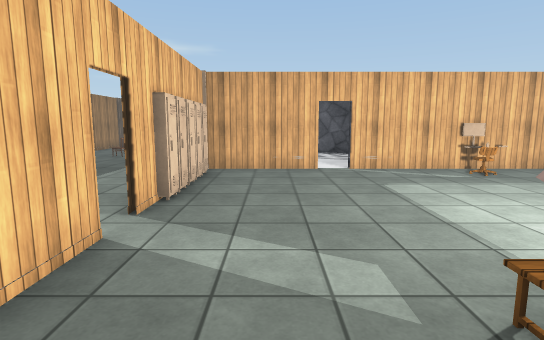
[1] (above)

21 first-person views from a walk through a 3-D level made in the Unity game engine. The camera is 1.4 m above the floor, tilts 8° down and sees 80° across. The floor is counted in squares, 1 m on a side. Each view is taken from the middle of a square. On the plan, view 1 faces up. The plan holds only what a view shows up to about 15 squares ahead; the rest is blank. The place goes on beyond the plan. The player character is not drawn. Surface patterns are stand-ins for the level's own textures.

[2]
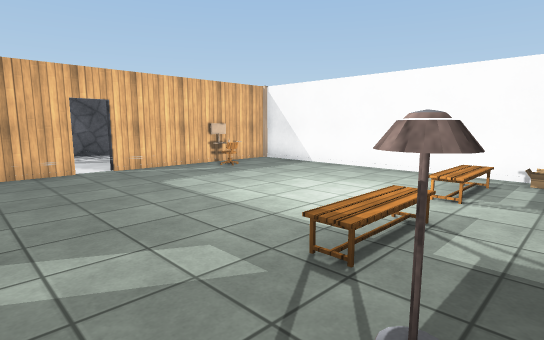

[3]
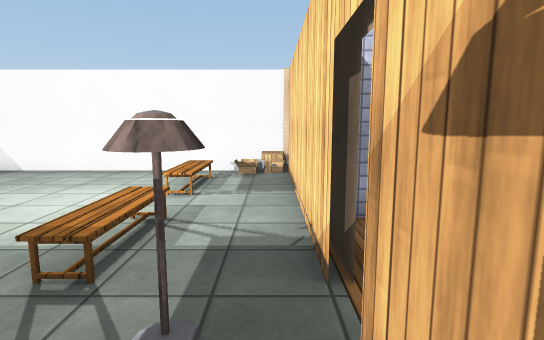

[4]
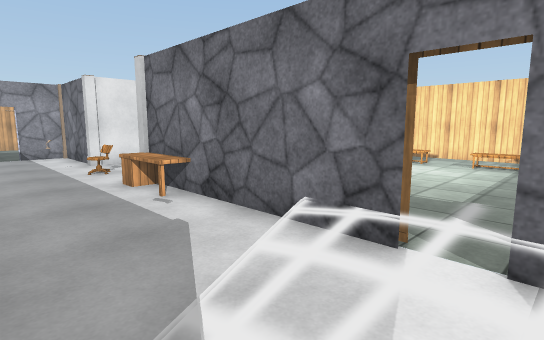

[5]
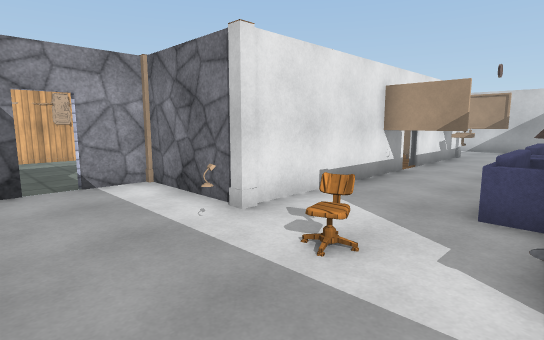

[6]
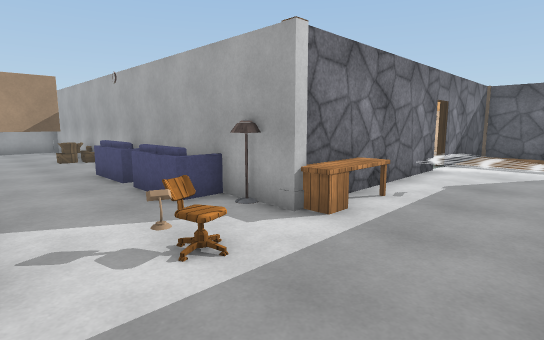

[7]
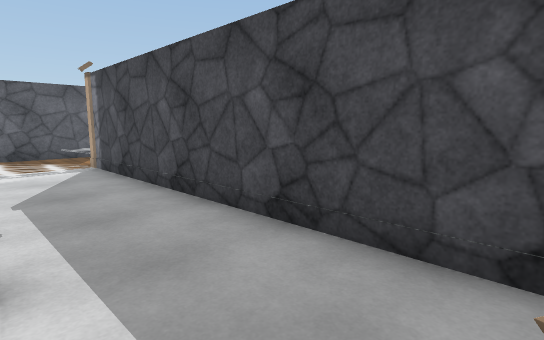

[8]
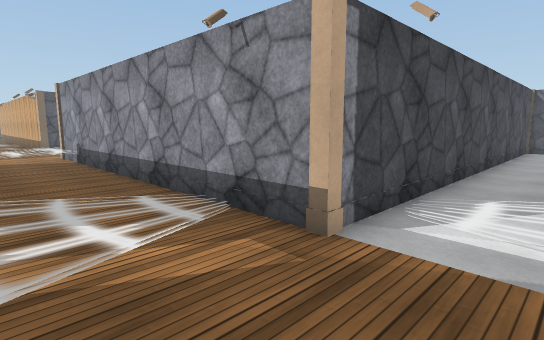

[9]
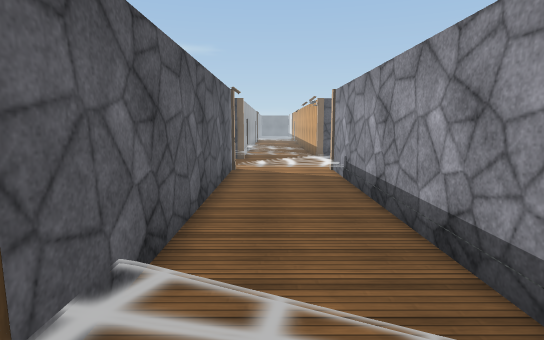

[10]
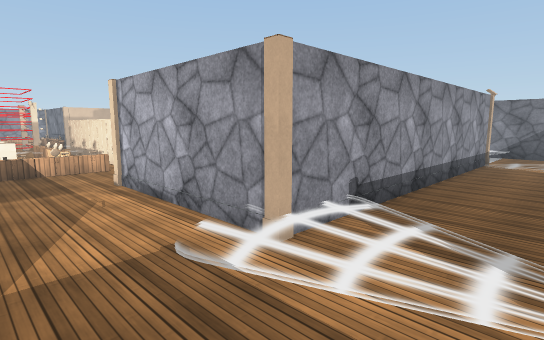

[11]
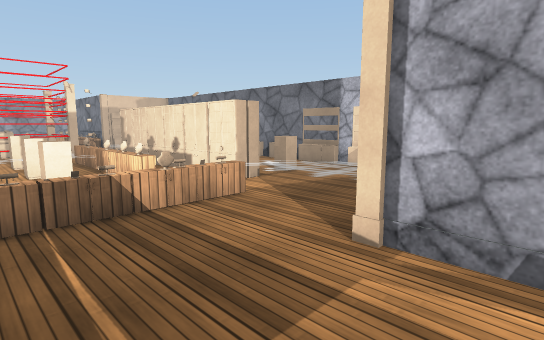

[12]
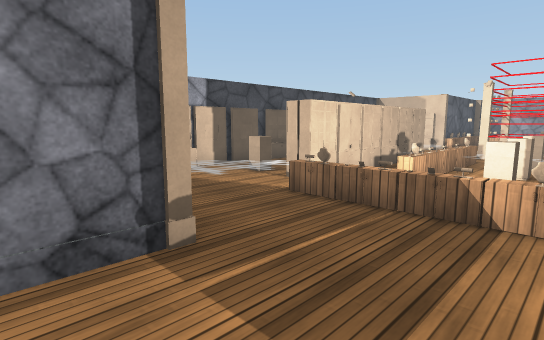

[13]
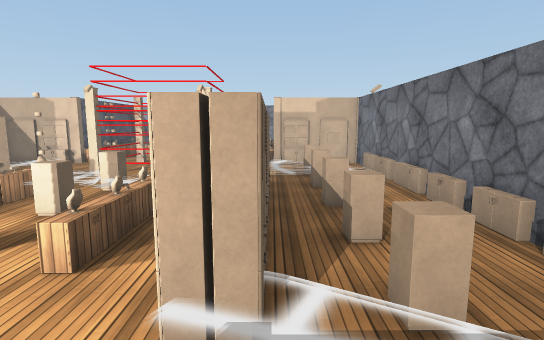

[14]
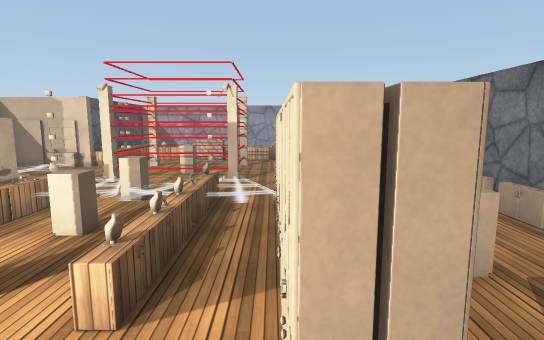

[15]
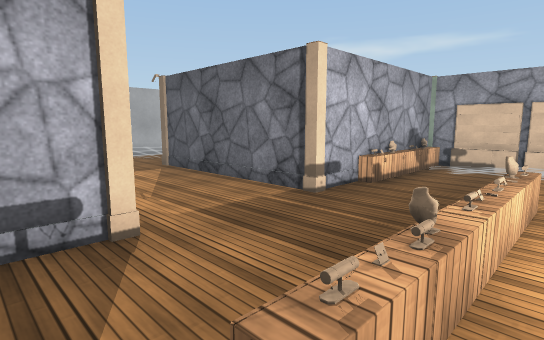

[16]
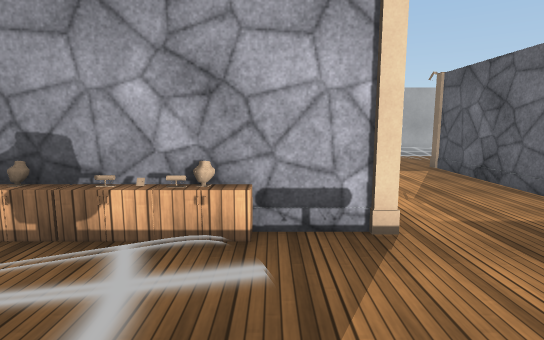

[17]
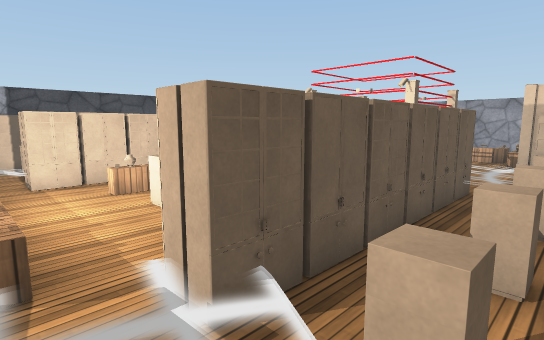

[18]
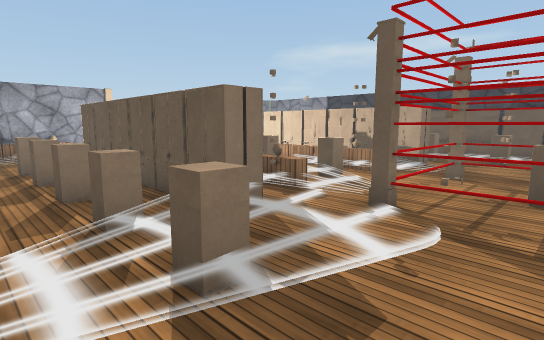

[19]
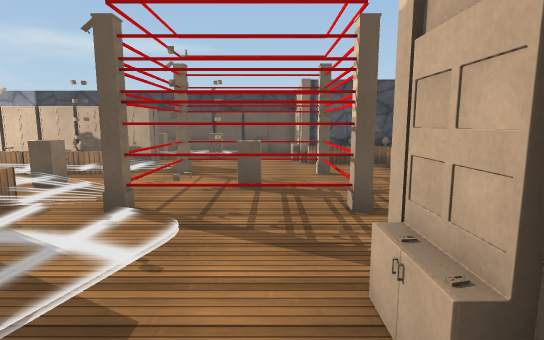

[20]
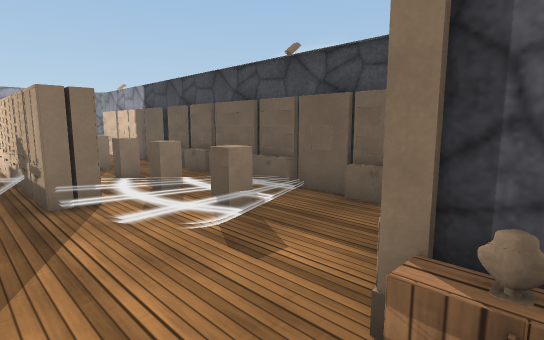

[21]
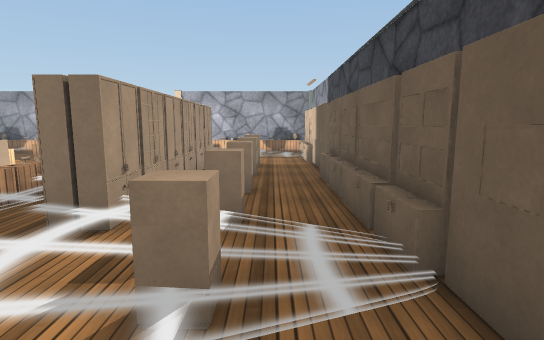

### Floor plan
Key: @ floor where view 1 was taken; # wall or solid block; x gap in a wall; . main floor; : floor 0.25 m higher than the main floor; + floor 0.5 m higher than the main floor; * floor 0.75 m higher than the main floor; / step, stairs or slope; = window, fence, low wall or low ledge; M monitor; C chair; B box; T table; S sofa; A cabinet; H thing the floor can be seen under or through; O other object.
Columns run from 4 left of view 1 to 25 right of it. Each row starts with its distance up from view 1.
 38            #  ##  #### ####
 37            A  :/...     :/ .#
 36            A./::......./::..#
 35            AO:::O.O.O.OO:O/.#
 34             A+++########++/.#O
 33            #..//########//...O
 32  ::/########..A...   +OO/.....
 31 O:::..........A..AAA/*AOO#HH#.
 30  :/...........A..O.OO:O..=..#.
 29  ..//.........A..O.OO+O...OO..
 28  /::+/........A..AAA++::/=..#.
 27 #/::OO######..A..AAA+ O:HHHH#.
 26 #.//O      #.///########//...A
 25 #...#      OA+++########++/.#
 24 #...#      AO:::O.O.O..::O/.O
 23 #...#      AO/:/O.O.O.O/:O. O
 22 #...#         :.........:/..
 21 #...#                  #O
 20 #...#
 19 #...#
 18 #/..#
 17 O::/#
 16 O:::#
 15 O://#################
 14 #...../..............
 13 #..../:/.............x...
 12 #....::/........O....x.....
 11 #.../:::...TTT.C.....#  ...O
 10 #####O+O##M ##...#####     O
  9   #.......C..#S..#
  8   #..........#S..#
  7   #..........#S..#
  6   #..........#S..#
  5   #..........#SOO#
  4   #..........#S..#
  3   #..........#...#
  2   #...OO..OO.#...#
  1     .#.......O.OO#
  0    .@........BB..#
 -1     #.x#######...#
 -2              #...
 -3              #

Positions as (right, up) in squares from view 1, and headings:
1: (0, 0), facing up
2: (-1, 0), facing up-right
3: (-1, 0), facing right
4: (1, 14), facing down-right
5: (9, 14), facing down-right
6: (13, 14), facing down-left
7: (12, 11), facing up-left
8: (-3, 12), facing up-right
9: (-2, 15), facing up
10: (-3, 31), facing down-right
11: (5, 31), facing down-right
12: (5, 28), facing up-right
13: (9, 25), facing right
14: (10, 26), facing right
15: (11, 26), facing up-left
16: (11, 26), facing left
17: (10, 23), facing up-right
18: (23, 22), facing up-left
19: (23, 22), facing up
20: (25, 32), facing up-left
21: (23, 36), facing left
